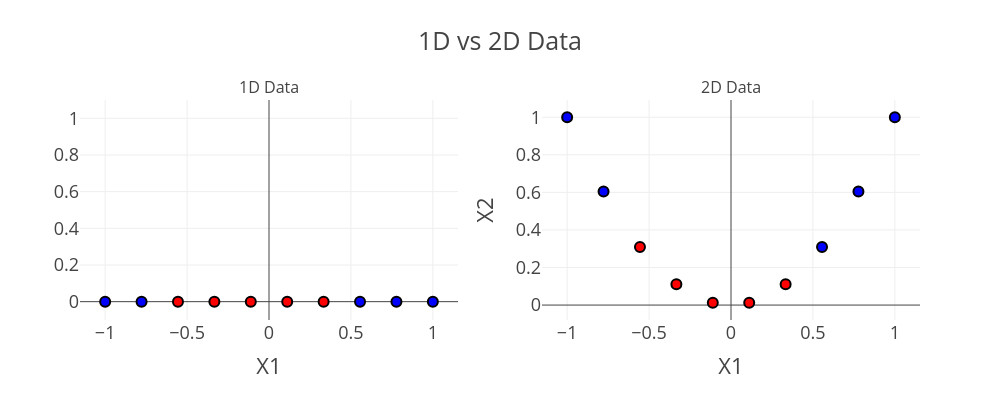

Source (notebook cell):
### Code cell
# 2D data
X2d = np.square(X1d)
y2d = y1d

fig = make_subplots(rows=1, cols=2, subplot_titles=('1D Data', '2D Data'))

#add traces
fig.add_trace(go.Scatter(x=X1d, y=np.zeros(10), mode='markers', marker=dict(color=y1d, colorscale='Bluered')), row=1, col=1)
fig.add_trace(go.Scatter(x=X1d, y=X2d, mode='markers', marker=dict(color=y2d, colorscale='Bluered')), row=1, col=2)

#update layout
fig.update_layout(width=1000, height=400, title_text='1D vs 2D Data', showlegend=False)

# Rename xaxis
fig.update_xaxes(title_text="X1", row=1, col=1)
fig.update_xaxes(title_text="X1", row=1, col=2)

# Rename yaxis
fig.update_yaxes(title_text="X2", row=1, col=2)

#update marker size
fig.update_traces(marker_size=10, marker_line_width=2, marker_line_color='black', row=1, col=1)
fig.update_traces(marker_size=10, marker_line_width=2, marker_line_color='black', row=1, col=2)

# Update yaxis properties
fig.update_yaxes(range=[-0.1, 1.1], row=1, col=1)
fig.show()

### Figure 1 — Plotly figure (JSON) as saved in the notebook; plotly's stock layout.template omitted (floating-point values rounded to 4 significant figures)
{"data": [{"marker": {"color": [0, 0, 1, 1, 1, 1, 1, 0, 0, 0], "colorscale": [[0, "rgb(0,0,255)"], [1, "rgb(255,0,0)"]], "line": {"color": "black", "width": 2}, "size": 10}, "mode": "markers", "type": "scatter", "x": [-1, -0.7778, -0.5556, -0.3333, -0.1111, 0.1111, 0.3333, 0.5556, 0.7778, 1], "xaxis": "x", "y": [0, 0, 0, 0, 0, 0, 0, 0, 0, 0], "yaxis": "y"}, {"marker": {"color": [0, 0, 1, 1, 1, 1, 1, 0, 0, 0], "colorscale": [[0, "rgb(0,0,255)"], [1, "rgb(255,0,0)"]], "line": {"color": "black", "width": 2}, "size": 10}, "mode": "markers", "type": "scatter", "x": [-1, -0.7778, -0.5556, -0.3333, -0.1111, 0.1111, 0.3333, 0.5556, 0.7778, 1], "xaxis": "x2", "y": [1, 0.6049, 0.3086, 0.1111, 0.01235, 0.01235, 0.1111, 0.3086, 0.6049, 1], "yaxis": "y2"}], "layout": {"annotations": [{"font": {"size": 16}, "showarrow": false, "text": "1D Data", "x": 0.225, "xanchor": "center", "xref": "paper", "y": 1, "yanchor": "bottom", "yref": "paper"}, {"font": {"size": 16}, "showarrow": false, "text": "2D Data", "x": 0.775, "xanchor": "center", "xref": "paper", "y": 1, "yanchor": "bottom", "yref": "paper"}], "height": 400, "showlegend": false, "title": {"text": "1D vs 2D Data"}, "width": 1000, "xaxis": {"anchor": "y", "domain": [0, 0.45], "title": {"text": "X1"}}, "xaxis2": {"anchor": "y2", "domain": [0.55, 1], "title": {"text": "X1"}}, "yaxis": {"anchor": "x", "domain": [0, 1], "range": [-0.1, 1.1]}, "yaxis2": {"anchor": "x2", "domain": [0, 1], "title": {"text": "X2"}}}}
